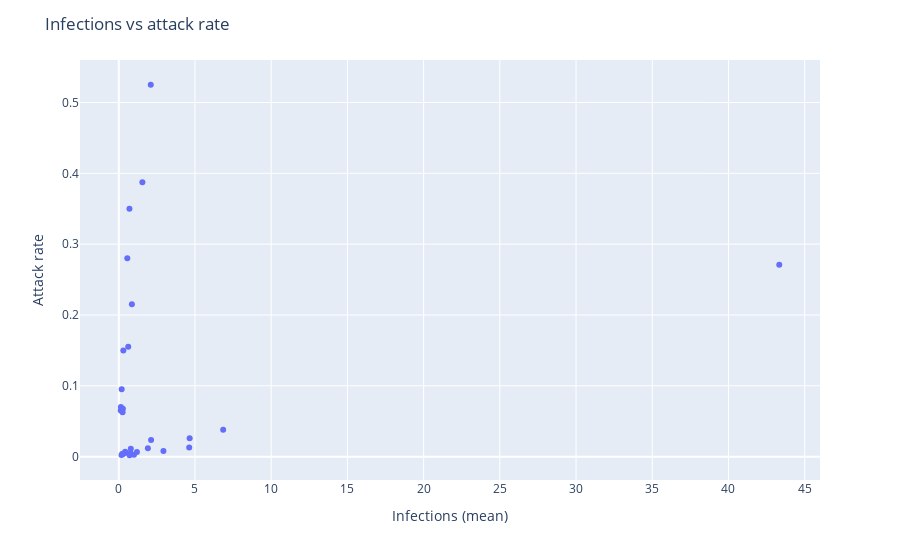

This figure's notebook cell:
### Code cell
fig = px.scatter(df_results, x="infections mean", y="attack rate", hover_data=[df_results.index])
fig.update_layout(
    title="Infections vs attack rate",
    xaxis_title="Infections (mean)",
    yaxis_title="Attack rate")
fig.show()

### Figure 1 — Plotly figure (JSON) as saved in the notebook; plotly's stock layout.template omitted (floating-point values rounded to 4 significant figures)
{"data": [{"customdata": [["Pharmacy-natural-No Lockdown"], ["Pharmacy-mechanical-No Lockdown"], ["Pharmacy-natural-Lockdown"], ["Pharmacy-mechanical-Lockdown"], ["Supermarket-natural-No Lockdown"], ["Supermarket-mechanical-No Lockdown"], ["Supermarket-natural-Lockdown"], ["Supermarket-mechanical-Lockdown"], ["Restaurant-natural-No Lockdown"], ["Restaurant-mechanical-No Lockdown"], ["Post Office-natural-No Lockdown"], ["Post Office-mechanical-No Lockdown"], ["Post Office-natural-Lockdown"], ["Post Office-mechanical-Lockdown"], ["Bank-natural-No Lockdown"], ["Bank-mechanical-No Lockdown"], ["Bank-natural-Lockdown"], ["Bank-mechanical-Lockdown"], ["Lounge-Two People-Winter-15 Mins"], ["Lounge-Two People-Winter-30 Mins"], ["Lounge-Two People-Winter-1 hour"], ["Lounge-Two People-Summer-15 Mins"], ["Lounge-Two People-Summer-30 Mins"], ["Lounge-Two People-Summer-1 hour"], ["Lounge-Four People-Winter-15 Mins"], ["Lounge-Four People-Winter-30 Mins"], ["Lounge-Four People-Winter-1 hour"], ["Lounge-Four People-Summer-15 Mins"], ["Lounge-Four People-Summer-30 Mins"], ["Lounge-Four People-Summer-1 hour"]], "hovertemplate": "infections mean=%{x}<br>attack rate=%{y}<br>hover_data_0=%{customdata[0]}<extra></extra>", "legendgroup": "", "marker": {"color": "#636efa", "symbol": "circle"}, "mode": "markers", "name": "", "showlegend": false, "type": "scatter", "x": [4.65, 0.78, 2.12, 0.48, 2.93, 1, 0.42, 0.23, 43.33, 1.91, 4.62, 0.71, 0.29, 0.18, 6.85, 1.19, 0.79, 0.27, 0.13, 0.3, 0.7, 0.14, 0.19, 0.56, 0.27, 0.86, 2.1, 0.25, 0.62, 1.55], "xaxis": "x", "y": [0.02583, 0.004333, 0.02356, 0.005333, 0.008139, 0.002778, 0.007, 0.003833, 0.2708, 0.01194, 0.01283, 0.001972, 0.004028, 0.0025, 0.03806, 0.006611, 0.01097, 0.00375, 0.065, 0.15, 0.35, 0.07, 0.095, 0.28, 0.0675, 0.215, 0.525, 0.0625, 0.155, 0.3875], "yaxis": "y"}], "layout": {"legend": {"tracegroupgap": 0}, "margin": {"t": 60}, "title": {"text": "Infections vs attack rate"}, "xaxis": {"anchor": "y", "domain": [0, 1], "title": {"text": "Infections (mean)"}}, "yaxis": {"anchor": "x", "domain": [0, 1], "title": {"text": "Attack rate"}}}}
